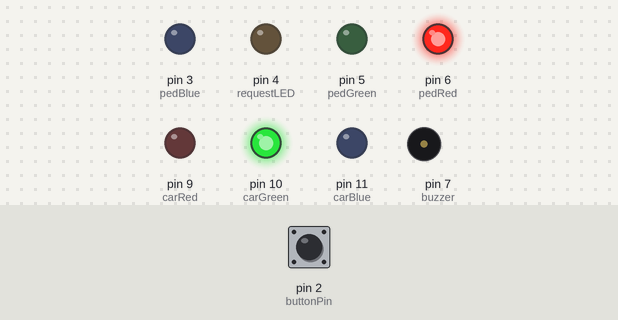
The sketch below on a simulated Arduino Uno, built with avr-gcc and run on an emulated ATmega328P. Parts: output pins drawn as LEDs (lit = HIGH), buzzer (waves = sounding, pin HIGH). Inputs (shaded band) come from the test bench; at power-on: pin 2 (buttonPin) HIGH.

Above: at 1.2 s.
1.3 s: pin 2 (buttonPin) pulled LOW for 0.15 s
At 2.5 s:
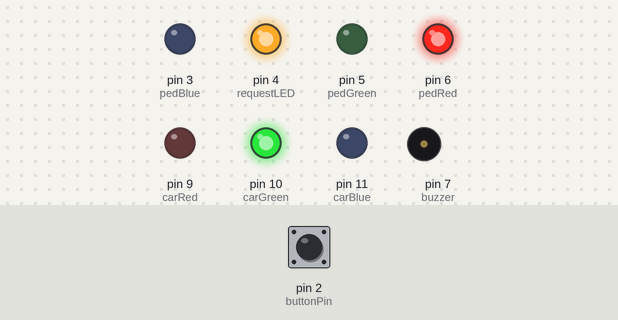
At 9.8 s:
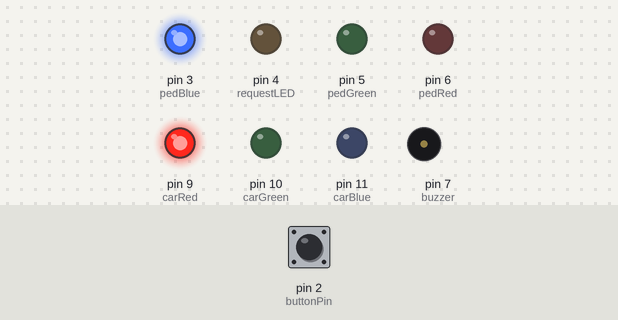
10.4 s: pin 2 (buttonPin) pulled LOW for 3.2 s
At 16.9 s:
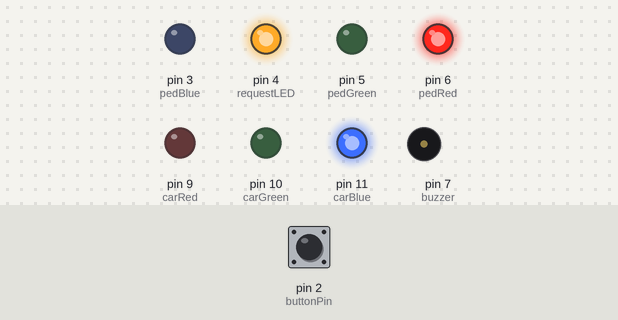
Timing chart, 0 to 21.1 s (numbered marks = the images above; inputs shaded):
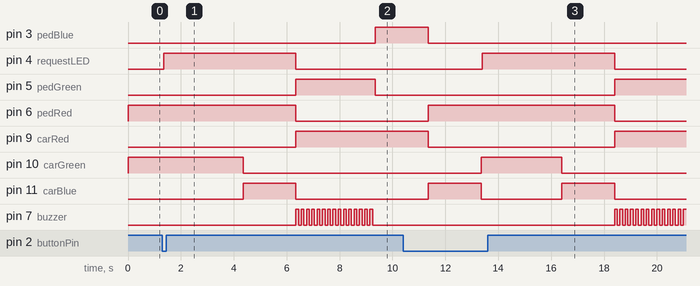

Measured:
- after the input at 1.3 s, pin 3 (pedBlue): LOW → HIGH after 8.1 s; pin 4 (requestLED): LOW → HIGH after 0.05 s, → LOW 5.0 s later; pin 5 (pedGreen): LOW → HIGH after 5.1 s, → LOW 3.0 s later; pin 6 (pedRed): HIGH → LOW after 5.1 s; pin 9 (carRed): LOW → HIGH after 5.1 s
- after the input at 10.4 s, pin 4 (requestLED): LOW → HIGH after 3.0 s, → LOW 5.0 s later; pin 5 (pedGreen): LOW → HIGH after 8.0 s; pin 7 (buzzer): alternates HIGH for 0.10 s and LOW for 0.10 s, starting after 8.0 s

The sketch:

advanced-code.ino
```cpp
// Pin definitions for Car Traffic Lights
int carRed = 9;
int carGreen = 10;
int carBlue = 11;

// Pin definitions for Pedestrian Traffic Lights
int pedRed = 6;
int pedGreen = 5;
int pedBlue = 3;

// Additional components
int requestLED = 4;  // Pedestrian request LED
int buzzer = 7;      // Buzzer for pedestrian light
int buttonPin = 2;   // Button pin for pedestrians

// Timing variables
unsigned long lastPressTime = 0;
unsigned long timeout = 20000;  // 20-second auto-reset

void setup() {
  // Set all LED pins as output
  pinMode(carRed, OUTPUT);
  pinMode(carGreen, OUTPUT);
  pinMode(carBlue, OUTPUT);
  pinMode(pedRed, OUTPUT);
  pinMode(pedGreen, OUTPUT);
  pinMode(pedBlue, OUTPUT);
  pinMode(requestLED, OUTPUT);
  pinMode(buzzer, OUTPUT);

  // Set button pin as input with pull-up
  pinMode(buttonPin, INPUT_PULLUP);

  // Initialize default state
  digitalWrite(carGreen, HIGH);  // Cars green
  digitalWrite(pedRed, HIGH);    // Pedestrians red
  digitalWrite(requestLED, LOW); // Request LED off
}

void loop() {
  // Check for button press
  if (digitalRead(buttonPin) == LOW) {
    delay(50);  // Debounce delay
    if (digitalRead(buttonPin) == LOW) {  // Confirm button press
      handlePedestrianRequest();
      lastPressTime = millis();  // Update last press time
    }
  }

  // Auto-reset to default state after timeout
  if (millis() - lastPressTime > timeout) {
    resetToDefault();
  }
}

void handlePedestrianRequest() {
  // Turn on pedestrian request LED
  digitalWrite(requestLED, HIGH);

  // Step 1: After 3 seconds, car light transitions to blue
  delay(3000);
  digitalWrite(carGreen, LOW);
  digitalWrite(carBlue, HIGH);  // Yellow light simulation

  // Step 2: After 2 more seconds, car light turns red, pedestrian light green
  delay(2000);
  digitalWrite(carBlue, LOW);
  digitalWrite(carRed, HIGH);
  digitalWrite(pedRed, LOW);
  digitalWrite(pedGreen, HIGH);

  // Turn off pedestrian request LED
  digitalWrite(requestLED, LOW);

  // Step 3: Buzzer rings while pedestrian light is green (3 seconds)
  for (int i = 0; i < 15; i++) {  // 15 short beeps for 3 seconds
    digitalWrite(buzzer, HIGH);
    delay(100);  // Buzzer ON for 100ms
    digitalWrite(buzzer, LOW);
    delay(100);  // Buzzer OFF for 100ms
  }

  // Step 4: Pedestrian light turns blue (prepare to stop)
  digitalWrite(pedGreen, LOW);
  digitalWrite(pedBlue, HIGH);
  delay(2000);  // 2 seconds

  // Step 5: Pedestrian light turns red, car light turns blue (prepare to go)
  digitalWrite(pedBlue, LOW);
  digitalWrite(pedRed, HIGH);
  digitalWrite(carRed, LOW);
  digitalWrite(carBlue, HIGH);
  delay(2000);  // 2 seconds

  // Step 6: Car light turns green, returning to default state
  digitalWrite(carBlue, LOW);
  digitalWrite(carGreen, HIGH);
}

void resetToDefault() {
  // Reset lights to default state
  digitalWrite(carRed, LOW);
  digitalWrite(carBlue, LOW);
  digitalWrite(carGreen, HIGH);
  digitalWrite(pedRed, HIGH);
  digitalWrite(pedGreen, LOW);
  digitalWrite(pedBlue, LOW);
  digitalWrite(requestLED, LOW);
}
```
